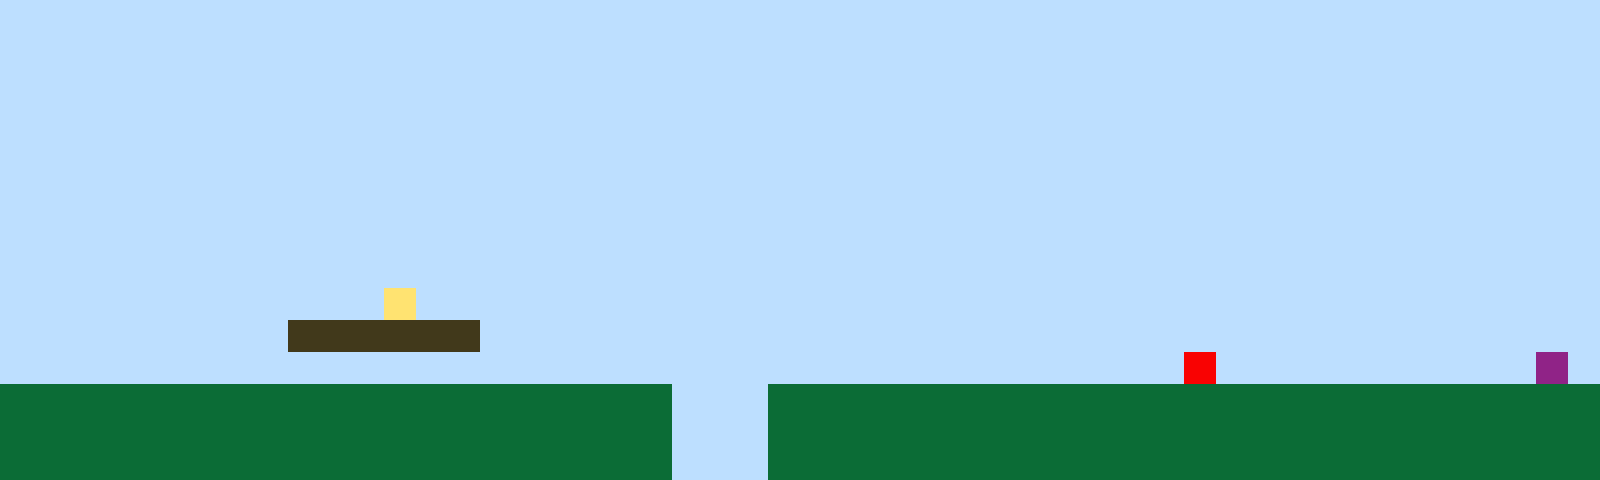

A 2D game scene composited from a Tiled map and its tileset images. What follows is a short description and the map's XML, with every tile layer's data as written:
An orthogonal 50x15 tile map with 32x32 px tiles, 1 tile layer (Tile Layer 1).

<map version="1.10" tiledversion="1.11.2" orientation="orthogonal" renderorder="right-up" width="50" height="15" tilewidth="32" tileheight="32" infinite="0" nextlayerid="2" nextobjectid="1"><editorsettings><export target="map1.csv" format="csv" /></editorsettings><tileset firstgid="1" name="sprites" tilewidth="32" tileheight="32" tilecount="6" columns="3"><image source="sprites.png" width="96" height="64" /></tileset><layer id="1" name="Tile Layer 1" width="50" height="15"><data encoding="csv">1,1,1,1,1,1,1,1,1,1,1,1,1,1,1,1,1,1,1,1,1,1,1,1,1,1,1,1,1,1,1,1,1,1,1,1,1,1,1,1,1,1,1,1,1,1,1,1,1,1,1,1,1,1,1,1,1,1,1,1,1,1,1,1,1,1,1,1,1,1,1,1,1,1,1,1,1,1,1,1,1,1,1,1,1,1,1,1,1,1,1,1,1,1,1,1,1,1,1,1,1,1,1,1,1,1,1,1,1,1,1,1,1,1,1,1,1,1,1,1,1,1,1,1,1,1,1,1,1,1,1,1,1,1,1,1,1,1,1,1,1,1,1,1,1,1,1,1,1,1,1,1,1,1,1,1,1,1,1,1,1,1,1,1,1,1,1,1,1,1,1,1,1,1,1,1,1,1,1,1,1,1,1,1,1,1,1,1,1,1,1,1,1,1,1,1,1,1,1,1,1,1,1,1,1,1,1,1,1,1,1,1,1,1,1,1,1,1,1,1,1,1,1,1,1,1,1,1,1,1,1,1,1,1,1,1,1,1,1,1,1,1,1,1,1,1,1,1,1,1,1,1,1,1,1,1,1,1,1,1,1,1,1,1,1,1,1,1,1,1,1,1,1,1,1,1,1,1,1,1,1,1,1,1,1,1,1,1,1,1,1,1,1,1,1,1,1,1,1,1,1,1,1,1,1,1,1,1,1,1,1,1,1,1,1,1,1,1,1,1,1,1,1,1,1,1,1,1,1,1,1,1,1,1,1,1,1,1,1,1,1,1,1,1,1,1,1,1,1,1,1,1,1,1,1,1,1,1,1,1,1,1,1,1,1,1,1,1,1,1,1,1,1,1,1,1,1,1,1,1,1,1,1,1,1,1,1,1,1,1,1,1,1,1,1,1,1,1,1,1,1,1,1,1,1,1,1,1,1,1,1,1,1,1,1,1,1,1,1,1,1,1,1,1,1,1,1,1,1,1,1,1,1,1,1,1,1,1,1,1,1,1,1,1,1,1,1,1,1,1,1,1,1,1,1,1,1,1,1,1,1,1,4,1,1,1,1,1,1,1,1,1,1,1,1,1,1,1,1,1,1,1,1,1,1,1,1,1,1,1,1,1,1,1,1,1,1,1,1,1,1,1,1,1,1,1,1,1,1,3,3,3,3,3,3,1,1,1,1,1,1,1,1,1,1,1,1,1,1,1,1,1,1,1,1,1,1,1,1,1,1,1,1,1,1,1,1,1,1,1,1,1,1,1,1,1,1,1,1,1,1,1,1,1,1,1,1,1,1,1,1,1,1,1,1,1,1,1,1,1,1,1,1,1,1,1,1,5,1,1,1,1,1,1,1,1,1,1,6,1,2,2,2,2,2,2,2,2,2,2,2,2,2,2,2,2,2,2,2,2,2,1,1,1,2,2,2,2,2,2,2,2,2,2,2,2,2,2,2,2,2,2,2,2,2,2,2,2,2,2,2,2,2,2,2,2,2,2,2,2,2,2,2,2,2,2,2,2,2,2,2,1,1,1,2,2,2,2,2,2,2,2,2,2,2,2,2,2,2,2,2,2,2,2,2,2,2,2,2,2,2,2,2,2,2,2,2,2,2,2,2,2,2,2,2,2,2,2,2,2,2,1,1,1,2,2,2,2,2,2,2,2,2,2,2,2,2,2,2,2,2,2,2,2,2,2,2,2,2,2</data></layer></map>
